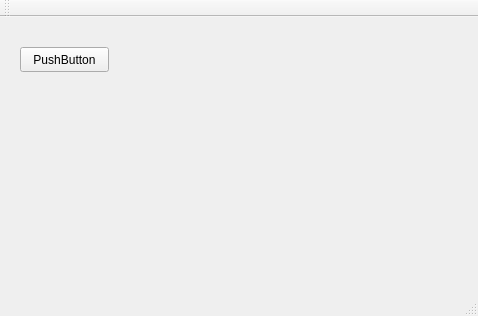
<?xml version="1.0" encoding="UTF-8"?>
<ui version="4.0">
 <class>MainWindow</class>
 <widget class="QMainWindow" name="MainWindow">
  <property name="geometry">
   <rect>
    <x>0</x>
    <y>0</y>
    <width>478</width>
    <height>316</height>
   </rect>
  </property>
  <property name="windowTitle">
   <string>MainWindow</string>
  </property>
  <widget class="QWidget" name="centralWidget">
   <widget class="QPushButton" name="pushButton">
    <property name="geometry">
     <rect>
      <x>20</x>
      <y>30</y>
      <width>89</width>
      <height>25</height>
     </rect>
    </property>
    <property name="text">
     <string>PushButton</string>
    </property>
   </widget>
  </widget>
  <widget class="QMenuBar" name="menuBar">
   <property name="geometry">
    <rect>
     <x>0</x>
     <y>0</y>
     <width>478</width>
     <height>22</height>
    </rect>
   </property>
  </widget>
  <widget class="QToolBar" name="mainToolBar">
   <attribute name="toolBarArea">
    <enum>TopToolBarArea</enum>
   </attribute>
   <attribute name="toolBarBreak">
    <bool>false</bool>
   </attribute>
  </widget>
  <widget class="QStatusBar" name="statusBar"/>
 </widget>
 <layoutdefault spacing="6" margin="11"/>
 <resources/>
 <connections>
  <connection>
   <sender>MainWindow</sender>
   <signal>newNumber(int)</signal>
   <receiver>MainWindow</receiver>
   <slot>scaleNumber(int)</slot>
   <hints>
    <hint type="sourcelabel">
     <x>64</x>
     <y>142</y>
    </hint>
    <hint type="destinationlabel">
     <x>64</x>
     <y>142</y>
    </hint>
   </hints>
  </connection>
 </connections>
 <slots>
  <signal>clicked()</signal>
  <signal>newNumber(int)</signal>
  <slot>printMessage()</slot>
  <slot>scaleNumber(int)</slot>
 </slots>
</ui>
